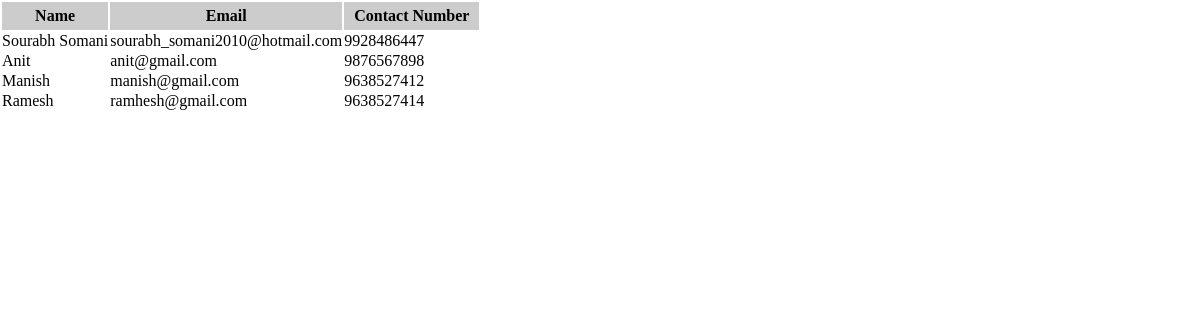
/newapp/, run on the app's committed database.
### newapp/models.py (models this page shows, shortened)
class Student(models.Model):
    name = models.CharField(max_length=100, blank=False)
    email = models.CharField(max_length=100, blank=False)
    Contact_Number=models.CharField(max_length=15, blank=True)
    Gender=models.CharField(max_length=1,blank=True,choices=GendersOption)

### newapp/views.py (the view)
# urls.py: 2. Add a URL to urlpatterns:  path('', views.home, name='home')
def home(request):
    return render(request,"Home.html",
                  {'Students':Student.objects.all()})

### newapp/templates/Home.html (shortened to what this page needs)
{% extends "base.html" %}
{% load static from staticfiles %}
{% block content %}
<table>
    <tr>
        <th>Name</th>
        <th>Email</th>
        <th>Contact Number</th>
    </tr>
    {% for s in Students %}
        <tr>
            <td>{{ s.name }}</td>
            <td>{{ s.email }}</td>
            <td>{{ s.Contact_Number }}</td>
        </tr>
    {% endfor %}
</table>
{% endblock %}

### newapp/templates/base.html (shortened to what this page needs)
{% load static from staticfiles %}
<!DOCTYPE html>
<html lang="en">
<head>
    <link rel="stylesheet" href="{% static '/css/style.css' %}"/>
</head>
<body>
    {% block content %}
    {% endblock %}
</body>
</html>

### newapp/static/css/style.css (style rules this page uses)
* { margin:0; padding:0; }
table tr th { background-color: #cccccc; padding: 5px 10px; border: 0px; }
table tr td { border: 0px; }

### data on the page
Student: name "Sourabh Somani", email "sourabh_somani2010@hotmail.com", Contact_Number "9928486447"
Student: name "Anit", email "anit@gmail.com", Contact_Number "9876567898"
Student: name "Manish", email "manish@gmail.com", Contact_Number "9638527412"
Student: name "Ramesh", email "ramhesh@gmail.com", Contact_Number "9638527414"
